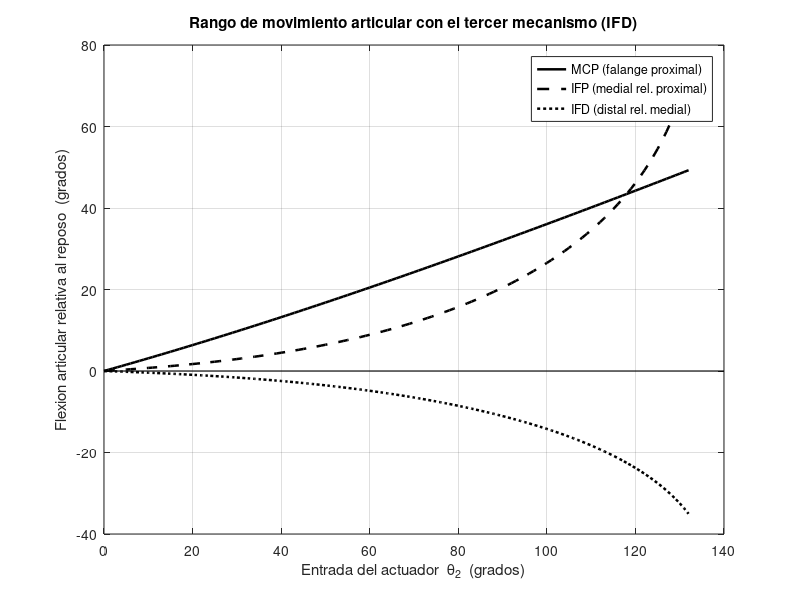
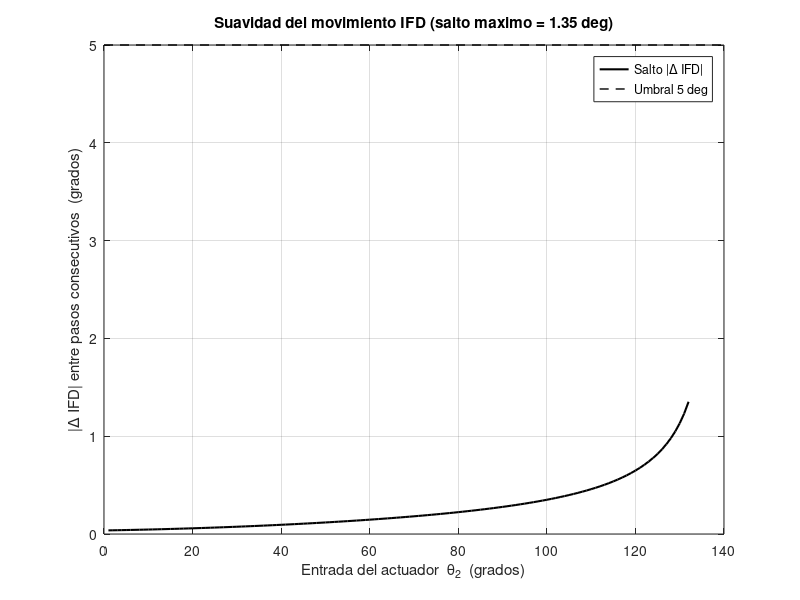

The MATLAB script that drew these images, in order:
function R = validacion_cinematica_DIP()
% =========================================================================
% validacion_cinematica_DIP.m
% -------------------------------------------------------------------------
% Valida el RANGO DE MOVIMIENTO de las tres articulaciones del dedo
% (MCP, IFP, IFD/DIP) y verifica que NO existan cambios bruscos, usando la
% cinematica REAL del exoesqueleto MAS el tercer mecanismo de 4 barras
% (Link9 = 25 mm, Link10 = 35 mm) que da movimiento relativo a la falange
% distal.
%
% Este script:
%   1) Porta fielmente la cinematica de CinematicaExoFinal.m
%      (dos mecanismos de 5 barras + dos de 4 barras).
%   2) AGREGA el tercer mecanismo de 4 barras resuelto por interseccion de
%      circulos (sin funciones "hacky"): la falange distal deja de moverse
%      con un offset constante y pasa a girar segun el cierre del 4 barras.
%   3) Recorre el bucle completo del actuador (THETA2 = 0..132 grados).
%   4) Calcula el ROM de MCP, IFP, IFD y el salto maximo entre pasos
%      consecutivos (criterio de suavidad: < 5 grados => movimiento gradual).
%   5) Grafica los angulos articulares y los saltos entre pasos.
%
% Uso:
%   >> R = validacion_cinematica_DIP;     % R contiene los resultados
%   o simplemente:
%   >> validacion_cinematica_DIP
%
% Compatible con MATLAB y GNU Octave.
% =========================================================================

clc;
P = parametros();

N = 133;                 % THETA2 = 0..132 (igual que el .m original)
dtheta = 360 / 360;      % jnodos = 360 -> dtheta = 1 grado

THETA2   = zeros(1, N);
THETAfp  = zeros(1, N);   % flexion absoluta falange proximal
THETAfm  = zeros(1, N);   % flexion absoluta falange medial
THETAfd  = nan(1, N);     % flexion absoluta falange distal (tercer mec.)
ensamble = false(1, N);

gamma  = [];   % offset de soporte (bracket) del tercer mecanismo
dorsal = [];   % signo dorsal (montaje SOBRE el dedo), fijado una sola vez

for j = 1:N
    THETA2(j) = (j - 1) * dtheta + P.TETHA2inicial;
    est = cinematica_paso(THETA2(j), P);

    THETAfp(j) = est.THETAfp;
    THETAfm(j) = est.THETAfm;

    % Calibracion (una sola vez) del bracket y del lado dorsal
    if isempty(gamma)
        tm0 = tercer_mecanismo(est, P, [], []);
        if ~tm0.ok
            continue;   % si no ensambla en reposo, se pospone la calibracion
        end
        gamma  = tm0.gamma_bracket;
        dorsal = tm0.dorsal_sign;
    end

    tm = tercer_mecanismo(est, P, gamma, dorsal);
    if tm.ok
        THETAfd(j)  = tm.THETAfd;
        ensamble(j) = true;
    end
end

% -------------------------------------------------------------------------
% RANGO DE MOVIMIENTO (relativo al reposo, j = 1)
% -------------------------------------------------------------------------
% MCP : flexion absoluta de la falange proximal respecto al reposo
% IFP : flexion de la medial RELATIVA a la proximal, respecto al reposo
% IFD : flexion de la distal RELATIVA a la medial, respecto al reposo
fp0      = THETAfp(1);
rel_ifp  = wrap180(THETAfm - THETAfp);
rel_ifd  = wrap180(THETAfd - THETAfm);
fm0_rel  = rel_ifp(1);
fd0_rel  = rel_ifd(1);

MCP = wrap180(THETAfp - fp0);
IFP = wrap180(rel_ifp - fm0_rel);
IFD = wrap180(rel_ifd - fd0_rel);

% Suavidad del movimiento de la IFD: salto maximo entre pasos consecutivos
idx        = find(ensamble);
IFD_ok     = IFD(idx);
salto_ifd  = abs(diff(IFD_ok));
salto_max  = max(salto_ifd);

% -------------------------------------------------------------------------
% REPORTE EN CONSOLA
% -------------------------------------------------------------------------
fprintf('================================================================\n');
fprintf(' VALIDACION CINEMATICA DEL TERCER MECANISMO (IFD / DIP)\n');
fprintf(' Link9 = %g mm | Link10 = %g mm | fp = %g | fm = %g | fd = %g\n', ...
        P.Link9, P.Link10, P.fp, P.fm, P.fd);
fprintf('================================================================\n');
fprintf(' MCP : rango = %6.2f deg  (min = %7.2f, max = %7.2f)\n', ...
        max(MCP) - min(MCP), min(MCP), max(MCP));
fprintf(' IFP : rango = %6.2f deg  (min = %7.2f, max = %7.2f)\n', ...
        max(IFP) - min(IFP), min(IFP), max(IFP));
fprintf(' IFD : rango = %6.2f deg  (min = %7.2f, max = %7.2f)\n', ...
        max(IFD_ok) - min(IFD_ok), min(IFD_ok), max(IFD_ok));
fprintf('----------------------------------------------------------------\n');
fprintf(' Pasos ensamblados : %d / %d\n', numel(idx), N);
fprintf(' Salto maximo IFD entre pasos adyacentes = %.2f deg\n', salto_max);
if salto_max < 5.0
    fprintf(' -> Movimiento DIP GRADUAL verificado (sin saltos bruscos).\n');
else
    fprintf(' -> ADVERTENCIA: se detecto un salto > 5 deg en la IFD.\n');
end
fprintf('================================================================\n');

% -------------------------------------------------------------------------
% GRAFICAS
% -------------------------------------------------------------------------
% Figura 1: rango de movimiento articular vs entrada del actuador
figure('Name', 'Rango de movimiento articular', 'Color', 'w');
plot(THETA2, MCP, 'k-',  'LineWidth', 1.8); hold on;
plot(THETA2, IFP, 'k--', 'LineWidth', 1.8);
plot(THETA2(idx), IFD_ok, 'k:', 'LineWidth', 1.8);
xl = xlim;
plot(xl, [0 0], 'k-', 'LineWidth', 0.8);   % linea de referencia en 0
grid on;
xlabel('Entrada del actuador  \theta_2  (grados)');
ylabel('Flexion articular relativa al reposo  (grados)');
title('Rango de movimiento articular con el tercer mecanismo (IFD)');
legend({'MCP (falange proximal)', ...
        'IFP (medial rel. proximal)', ...
        'IFD (distal rel. medial)'}, 'Location', 'best');
hold off;

% Figura 2: suavidad del movimiento distal (saltos entre pasos)
figure('Name', 'Suavidad del movimiento IFD', 'Color', 'w');
plot(THETA2(idx(2:end)), salto_ifd, 'k-', 'LineWidth', 1.5); hold on;
xl2 = xlim;
plot(xl2, [5 5], 'k--', 'LineWidth', 1.0);   % umbral de "salto brusco"
grid on;
xlabel('Entrada del actuador  \theta_2  (grados)');
ylabel('|\Delta IFD| entre pasos consecutivos  (grados)');
title(sprintf('Suavidad del movimiento IFD (salto maximo = %.2f deg)', salto_max));
legend({'Salto |\Delta IFD|', 'Umbral 5 deg'}, 'Location', 'best');
hold off;

% -------------------------------------------------------------------------
% RESULTADOS DEVUELTOS
% -------------------------------------------------------------------------
R = struct();
R.THETA2      = THETA2;
R.THETAfp     = THETAfp;
R.THETAfm     = THETAfm;
R.THETAfd     = THETAfd;
R.MCP         = MCP;
R.IFP         = IFP;
R.IFD         = IFD;
R.salto_ifd   = salto_ifd;
R.salto_max   = salto_max;
R.ensamblados = numel(idx);
end


% =========================================================================
% FUNCIONES LOCALES
% =========================================================================
function P = parametros()
% Parametros de diseno ORIGINALES (CinematicaExoFinal.m, dedo indice)
P.Bancada1 = 18;
P.Bancada2 = 20;
P.Link1 = 35;
P.Link2 = 49;
P.Link3 = 25;
P.Link4 = 20;
P.Link5 = 25;
P.Link6 = 55;
P.Link7 = 35;
P.Link8 = 52;
P.Link9 = 25;        % tercer mecanismo: acoplador (valor original)
P.Link10 = 35;       % tercer mecanismo: balancin  (valor original)
P.c2 = 46.01;
P.TETHA2inicial = 0;
P.TETHA1inicial = 109;
P.THETA14B = 90;
P.hsp = 17;
P.dsp = 18;
P.fp = 49;
P.fm = 26;
P.fd = 24;
P.THETAauxfm = 51.39;
P.THETAauxfd = 38.78;
P.reng = 2;

% --- Tercer mecanismo (montado SOBRE el dedo) ---
% Anclaje Pa de la manivela, fijo a la falange proximal en el lado dorsal:
%   back3 : retroceso a lo largo de la falange proximal (hacia MCF), mm
%   up3   : separacion dorsal (perpendicular a la falange proximal), mm
P.back3 = 6.0;
P.up3   = 18.0;

% Variables derivadas (igual que en el .m original)
P.r4 = P.Link1;
P.r5 = P.Link2;
P.r2 = P.Link3;
P.r1 = P.Link4;
P.r3 = P.Bancada1 / 2;

P.a = P.Link4;
P.b = P.Link5;
P.c = sqrt(P.hsp^2 + P.dsp^2);
P.d = P.Bancada2;

P.r1m2 = P.fp - 2 * P.dsp;
P.r2m2 = P.Link7;
P.r3m2 = P.Link5 / 2;
P.r4m2 = P.Link3;
P.r5m2 = P.Link6;

P.a2 = P.Link7;
P.b2 = P.Link8;
P.d2 = sqrt(P.hsp^2 + P.dsp^2);

P.theta14B = P.THETA14B * pi / 180;
end


function est = cinematica_paso(THETA2_deg, P)
% Porta fielmente las ecuaciones de CinematicaExoFinal.m para un angulo de
% manivela THETA2_deg (grados). Devuelve los puntos y angulos relevantes.
theta2 = THETA2_deg * pi / 180;
THETA1 = THETA2_deg / P.reng + P.TETHA1inicial;
theta1 = THETA1 * pi / 180;

% --- PRIMER MECANISMO DE 5 BARRAS ---
e = (P.r1 * sin(theta1) - P.r4 * sin(theta2)) / ...
    (P.r4 * cos(theta2) - P.r1 * cos(theta1) + 2 * P.r3);
temp1 = (2 * (P.r1 * P.r3 * cos(theta1) + P.r3 * P.r4 * cos(theta2)) ...
         - P.r1^2 + P.r2^2 + P.r4^2 - P.r5^2);
f = temp1 / (2 * (P.r4 * cos(theta2) - P.r1 * cos(theta1) + 2 * P.r3));
daux = e^2 + 1;
g = 2 * (e * f - e * P.r1 * cos(theta1) + e * P.r3 - P.r1 * sin(theta1));
h = f^2 - 2 * f * (P.r1 * cos(theta1) - P.r3) ...
    - 2 * P.r1 * P.r3 * cos(theta1) + P.r1^2 + P.r3^2 - P.r2^2;
pyP = (-g + sqrt(g^2 - 4 * daux * h)) / (2 * daux);
pxP = e * pyP + f;

% --- PRIMER MECANISMO DE 4 BARRAS ---
k1 = P.d * cos(P.theta14B) + P.a * cos(theta1);
k2 = P.d * sin(P.theta14B) + P.a * sin(theta1);
k3 = k1^2 + k2^2 + P.c^2 - P.b^2;
A1 = -k3 - 2 * k1 * P.c;
B1 = 4 * k2 * P.c;
C1 = 2 * k1 * P.c - k3;
tantheta42 = (-B1 - sqrt(B1^2 - 4 * A1 * C1)) / (2 * A1);
theta4a = 2 * atan(tantheta42);
THETA4a = theta4a * 180 / pi;
if THETA4a < 0
    THETA4a = THETA4a + 360;
end

THETAfp = THETA4a + atan2d(P.hsp, P.dsp);
thetafp = THETAfp * pi / 180;
pxIFP = P.fp * cos(thetafp) - P.d * cos(P.theta14B) - P.r3;
pyIFP = P.fp * sin(thetafp) - P.d * sin(P.theta14B);

theta4a_rad = theta4a;
pxS1 = P.c * cos(theta4a_rad) - P.d * cos(P.theta14B) - P.r3;
pyS1 = P.c * sin(theta4a_rad) - P.d * sin(P.theta14B);
THETAps2 = THETAfp - atan2d(P.hsp, (P.fp - P.dsp));
thetaps2 = THETAps2 * pi / 180;
rs2 = sqrt(P.hsp^2 + (P.fp - P.dsp)^2);
pxS2 = rs2 * cos(thetaps2) - P.d * cos(P.theta14B) - P.r3;
pyS2 = rs2 * sin(thetaps2) - P.d * sin(P.theta14B);

pxM4 = P.a * cos(theta1) - P.r3;
pyM4 = P.a * sin(theta1);

% --- SEGUNDO MECANISMO DE 5 BARRAS (sistema secundario) ---
THETAroll = atan2d(pyM4 - pyS1, pxM4 - pxS1);
thetaroll = THETAroll * pi / 180;

THETA1m2so = atan2d(pyS2 - pyS1, pxS2 - pxS1);
if THETA1m2so < 0
    THETA1m2so = THETA1m2so + 360;
end
theta1m2 = (THETA1m2so - THETAroll) * pi / 180;

THETA2m2so = atan2d(pyP - pyM4, pxP - pxM4);
if THETA2m2so < 0
    THETA2m2so = THETA2m2so + 360;
end
theta2m2 = (THETA2m2so - THETAroll) * pi / 180;

temp2 = (P.r4m2 * cos(theta2m2) - P.r1m2 * cos(theta1m2) + 2 * P.r3m2);
em2 = (P.r1m2 * sin(theta1m2) - P.r4m2 * sin(theta2m2)) / temp2;
temp3 = (2 * (P.r1m2 * P.r3m2 * cos(theta1m2) ...
              + P.r3m2 * P.r4m2 * cos(theta2m2)) ...
         - P.r1m2^2 + P.r2m2^2 + P.r4m2^2 - P.r5m2^2);
fm2 = temp3 / (2 * temp2);
dauxm2 = em2^2 + 1;
gm2 = 2 * (em2 * fm2 - em2 * P.r1m2 * cos(theta1m2) ...
           + em2 * P.r3m2 - P.r1m2 * sin(theta1m2));
hm2 = fm2^2 - 2 * fm2 * (P.r1m2 * cos(theta1m2) - P.r3m2) ...
      - 2 * P.r1m2 * P.r3m2 * cos(theta1m2) ...
      + P.r1m2^2 + P.r3m2^2 - P.r2m2^2;
pyP2 = (-gm2 + sqrt(gm2^2 - 4 * dauxm2 * hm2)) / (2 * dauxm2);
pxP2 = em2 * pyP2 + fm2;

p2mag = sqrt(pxP2^2 + pyP2^2);
theta2p2 = atan2d(pyP2, pxP2) * pi / 180;
pxAUX = (pxS1 + pxM4) / 2;
pyAUX = (pyS1 + pyM4) / 2;
pxP2so = p2mag * cos(theta2p2 + thetaroll) + pxAUX;
pyP2so = p2mag * sin(theta2p2 + thetaroll) + pyAUX;

% --- SEGUNDO MECANISMO DE 4 BARRAS ---
THETA14B2 = atan2d(pyS2 - pyIFP, pxS2 - pxIFP);
theta14B2 = THETA14B2 * pi / 180;
THETA24B2 = atan2d(pyP2so - pyS2, pxP2so - pxS2);
if THETA24B2 < 0
    THETA24B2 = THETA24B2 + 360;
end
theta24B2 = THETA24B2 * pi / 180;

k1m2 = P.d2 * cos(theta14B2) + P.a2 * cos(theta24B2);
k2m2 = P.d2 * sin(theta14B2) + P.a2 * sin(theta24B2);
k3m2 = k1m2^2 + k2m2^2 + P.c2^2 - P.b2^2;
A1m2 = -k3m2 - 2 * k1m2 * P.c2;
B1m2 = 4 * k2m2 * P.c2;
C1m2 = 2 * k1m2 * P.c2 - k3m2;
tantheta42m2 = (-B1m2 - sqrt(B1m2^2 - 4 * A1m2 * C1m2)) / (2 * A1m2);
theta4am2 = 2 * atan(tantheta42m2);
THETA4am2 = theta4am2 * 180 / pi;
if THETA4am2 < 0
    THETA4am2 = THETA4am2 + 360;
end

pxP3 = pxIFP + P.c2 * cos(THETA4am2 * pi / 180);
pyP3 = pyIFP + P.c2 * sin(THETA4am2 * pi / 180);

% Falange medial (flexion natural)
THETAfm = THETA4am2 + P.THETAauxfm;
thetafm = THETAfm * pi / 180;
pxIFD = P.fm * cos(thetafm) + pxIFP;
pyIFD = P.fm * sin(thetafm) + pyIFP;

% Empaquetar resultados
est.THETA2  = THETA2_deg;
est.THETAfp = THETAfp;
est.THETAfm = THETAfm;
est.IFP = [pxIFP, pyIFP];
est.IFD = [pxIFD, pyIFD];
est.P3  = [pxP3, pyP3];
end


function tm = tercer_mecanismo(est, P, gamma_bracket, dorsal_sign)
% Resuelve el tercer mecanismo de 4 barras (montado SOBRE el dedo):
%   Tierra:    IFP -> IFD (falange medial, fm)
%   Manivela:  IFP -> Pa   (Pa fijo en la falange proximal, lado dorsal)
%   Acoplador: Pa  -> D3   (Link9)
%   Balancin:  IFD -> D3   (Link10), rigido con la falange distal
%
% Si gamma_bracket / dorsal_sign vienen vacios, se calibran en esta pose y se
% devuelven para reutilizarlos en TODO el recorrido (evita saltos por re-elegir
% el lado dorsal en cada cuadro).
tm.ok = false;
tm.gamma_bracket = gamma_bracket;
tm.dorsal_sign   = dorsal_sign;

IFP = est.IFP;
IFD = est.IFD;
thetafp = est.THETAfp * pi / 180;

prox_dir  = [cos(thetafp), sin(thetafp)];
prox_norm = [-prox_dir(2), prox_dir(1)];

% Signo dorsal: se decide UNA sola vez (calibracion) por el lado de P3
if isempty(dorsal_sign)
    if dot(est.P3 - IFP, prox_norm) >= 0
        dorsal_sign = 1.0;
    else
        dorsal_sign = -1.0;
    end
    tm.dorsal_sign = dorsal_sign;
end
prox_norm = dorsal_sign * prox_norm;

% Anclaje de la manivela, fijo a la falange proximal (lado dorsal)
Pa = IFP - P.back3 * prox_dir + P.up3 * prox_norm;

[solA, solB, okFlag] = circle_intersections(Pa, P.Link9, IFD, P.Link10);
if ~okFlag
    return;
end

% Eleccion de la solucion dorsal respecto al eje IFP->IFD
medial_dir = (IFD - IFP);
medial_dir = medial_dir / hypot(medial_dir(1), medial_dir(2));
normal = dorsal_sign * [-medial_dir(2), medial_dir(1)];
sideA = dot(solA - IFP, normal);
sideB = dot(solB - IFP, normal);
if sideA >= sideB
    D3 = solA;
else
    D3 = solB;
end

ang_rocker = atan2(D3(2) - IFD(2), D3(1) - IFD(1));   % rad

% Calibracion del bracket para conservar la flexion natural en reposo
if isempty(gamma_bracket)
    thetafd_nat = (est.THETAfm + P.THETAauxfd) * pi / 180;
    gamma_bracket = thetafd_nat - ang_rocker;
    tm.gamma_bracket = gamma_bracket;
end

THETAfd = (ang_rocker + gamma_bracket) * 180 / pi;
thetafd = THETAfd * pi / 180;
PF = IFD + P.fd * [cos(thetafd), sin(thetafd)];

tm.ok = true;
tm.Pa = Pa;
tm.D3 = D3;
tm.PF = PF;
tm.THETAfd = THETAfd;
tm.ang_rocker = ang_rocker * 180 / pi;
end


function [solA, solB, okFlag] = circle_intersections(c0, r0, c1, r1)
% Interseccion de dos circulos. okFlag = false si no se cortan.
solA = [NaN, NaN];
solB = [NaN, NaN];
okFlag = false;

dvec = c1 - c0;
dist = hypot(dvec(1), dvec(2));
if dist > (r0 + r1) || dist < abs(r0 - r1) || dist == 0
    return;
end
aa = (r0^2 - r1^2 + dist^2) / (2 * dist);
hh2 = r0^2 - aa^2;
if hh2 < 0
    return;
end
hh = sqrt(hh2);
pm = c0 + aa * dvec / dist;
perp = [-dvec(2), dvec(1)] / dist;
solA = pm + hh * perp;
solB = pm - hh * perp;
okFlag = true;
end


function a = wrap180(a)
% Normaliza angulos (grados) al rango (-180, 180]
a = mod(a + 180, 360) - 180;
end
